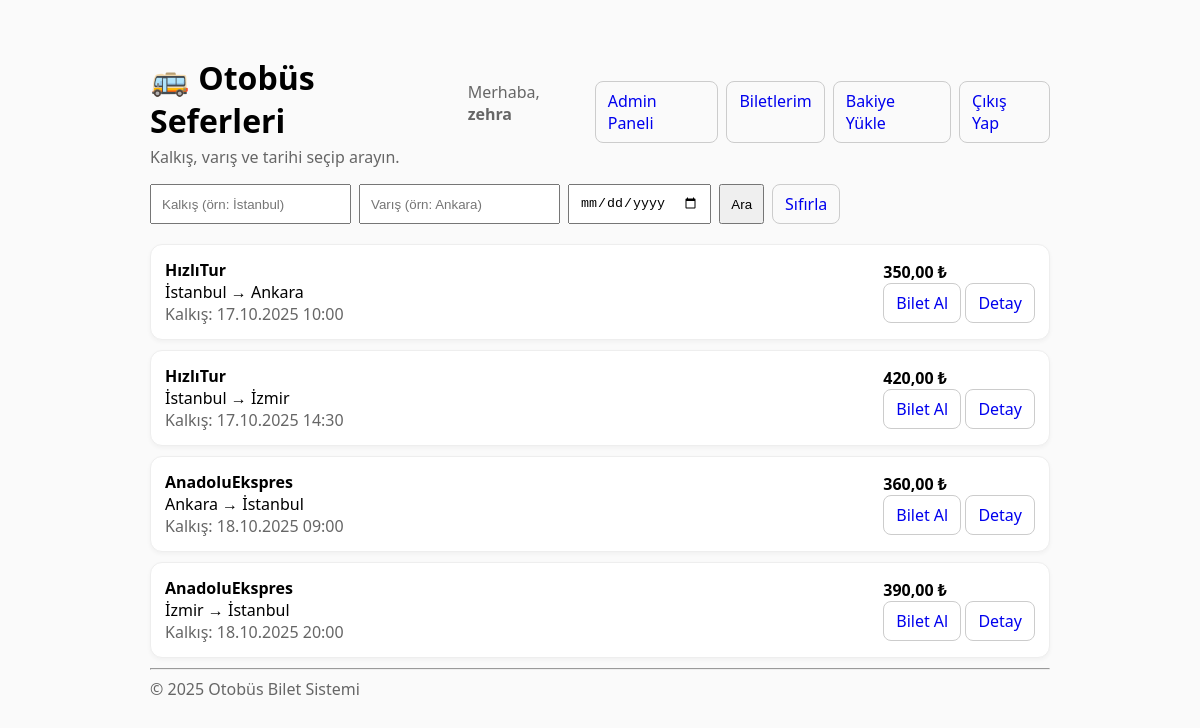
The page / (signed in) on the database its author committed.
### tables this page shows
CREATE TABLE trips (
  id INTEGER PRIMARY KEY AUTOINCREMENT,
  company_id INTEGER NOT NULL,
  origin TEXT NOT NULL,
  destination TEXT NOT NULL,
  departure_at TEXT NOT NULL,
  price INTEGER NOT NULL,
  seat_count INTEGER NOT NULL DEFAULT 40,
  FOREIGN KEY (company_id) REFERENCES companies(id) ON DELETE CASCADE
);

CREATE TABLE companies (
  id INTEGER PRIMARY KEY AUTOINCREMENT,
  name TEXT NOT NULL UNIQUE
);

### bootstrap.php (called while the page is built, shortened)
<?php
function me(): ?array {
  return $_SESSION['user'] ?? null;
}
function is_admin(): bool {
  return (me()['role'] ?? '') === 'admin';
}
function format_price(int $krs): string {
  return number_format($krs/100, 2, ',', '.') . ' ₺';
}

### index.php (the view, shortened to what this page needs)
<?php
require_once __DIR__ . '/bootstrap.php';
$origin = trim($_GET['origin'] ?? '');
$destination = trim($_GET['destination'] ?? '');
$date = trim($_GET['date'] ?? '');
$sql = "SELECT t.*, c.name AS company_name
        FROM trips t
        JOIN companies c ON c.id = t.company_id
        WHERE 1=1";
$args = [];
$sql .= " ORDER BY t.departure_at ASC";
$stmt = $pdo->prepare($sql);
$stmt->execute($args);
$trips = $stmt->fetchAll();
$me = me();
?>
<!doctype html>
<html lang="tr">
<header style="display:flex;align-items:center;justify-content:space-between;gap:12px;margin:8px 0 16px;">
  <div>
    <h1 style="margin:0;">🚌 Otobüs Seferleri</h1>
    <div class="muted" style="margin-top:4px;">Kalkış, varış ve tarihi seçip arayın.</div>
  </div>
  <nav style="display:flex;gap:8px;">
    <?php if(!$me): ?>
      <a class="btn" href="register.php">Kayıt Ol</a>
      <a class="btn" href="login.php">Giriş Yap</a>
    <?php else: ?>
      <span class="muted">Merhaba, <strong><?=htmlspecialchars($me['name'])?></strong></span>
      <?php if(is_admin()): ?>
        <a class="btn" href="admin_panel.php">Admin Paneli</a>
      <?php endif; ?>
      <a class="btn" href="my_tickets.php">Biletlerim</a>
      <a class="btn" href="topup.php">Bakiye Yükle</a>
      <a class="btn" href="logout.php">Çıkış Yap</a>
    <?php endif; ?>
  </nav>
</header>
<form class="search" method="get">
  <input name="origin" placeholder="Kalkış (örn: İstanbul)" value="<?=htmlspecialchars($origin)?>">
  <input name="destination" placeholder="Varış (örn: Ankara)" value="<?=htmlspecialchars($destination)?>">
  <input type="date" name="date" value="<?=htmlspecialchars($date)?>">
  <button type="submit">Ara</button>
  <a class="btn" href="?">Sıfırla</a>
</form>
<?php if (!$trips): ?>
  <div class="card">Sefer bulunamadı. Farklı kriterler deneyin.</div>
<?php else: foreach ($trips as $t): ?>
  <div class="card">
    <div class="row">
      <div>
        <div><strong><?=htmlspecialchars($t['company_name'])?></strong></div>
        <div><?=htmlspecialchars($t['origin'])?> → <?=htmlspecialchars($t['destination'])?></div>
        <div class="muted">Kalkış: <?=date('d.m.Y H:i', strtotime($t['departure_at']))?></div>
      </div>
      <div>
        <div class="price"><?=format_price((int)$t['price'])?></div>
        <a class="btn" href="tickets_buy.php?id=<?=$t['id']?>">Bilet Al</a>
        <a class="btn" href="trip_show.php?id=<?=$t['id']?>">Detay</a>
      </div>
    </div>
  </div>
<?php endforeach; endif; ?>
<hr>
<footer class="muted">© <?=date('Y')?> Otobüs Bilet Sistemi</footer>
</html>

### index.php (style rules this page uses)
h1 { margin-bottom:8px }
form.search { display:flex;gap:8px;flex-wrap:wrap;margin:12px 0 20px }
input,button,select { padding:8px 10px }
.card { background:#fff;border:1px solid #eee;border-radius:12px;padding:14px;margin:10px 0;box-shadow:0 2px 4px rgba(0,0,0,.04) }
.row { display:flex;gap:16px;align-items:center;justify-content:space-between;flex-wrap:wrap }
.muted { color:#666 }
.price { font-weight:700 }
.btn { padding:8px 12px;border:1px solid #ccc;border-radius:8px;text-decoration:none;display:inline-block }

### rows shown on the page
trips: company.name "HızlıTur", origin "İstanbul", destination "Ankara", departure_at "17.10.2025 10:00", price "350,00 ₺"
trips: company.name "HızlıTur", origin "İstanbul", destination "İzmir", departure_at "17.10.2025 14:30", price "420,00 ₺"
trips: company.name "AnadoluEkspres", origin "Ankara", destination "İstanbul", departure_at "18.10.2025 09:00", price "360,00 ₺"
trips: company.name "AnadoluEkspres", origin "İzmir", destination "İstanbul", departure_at "18.10.2025 20:00", price "390,00 ₺"

### other values the page prints
$me['name'] "zehra"
